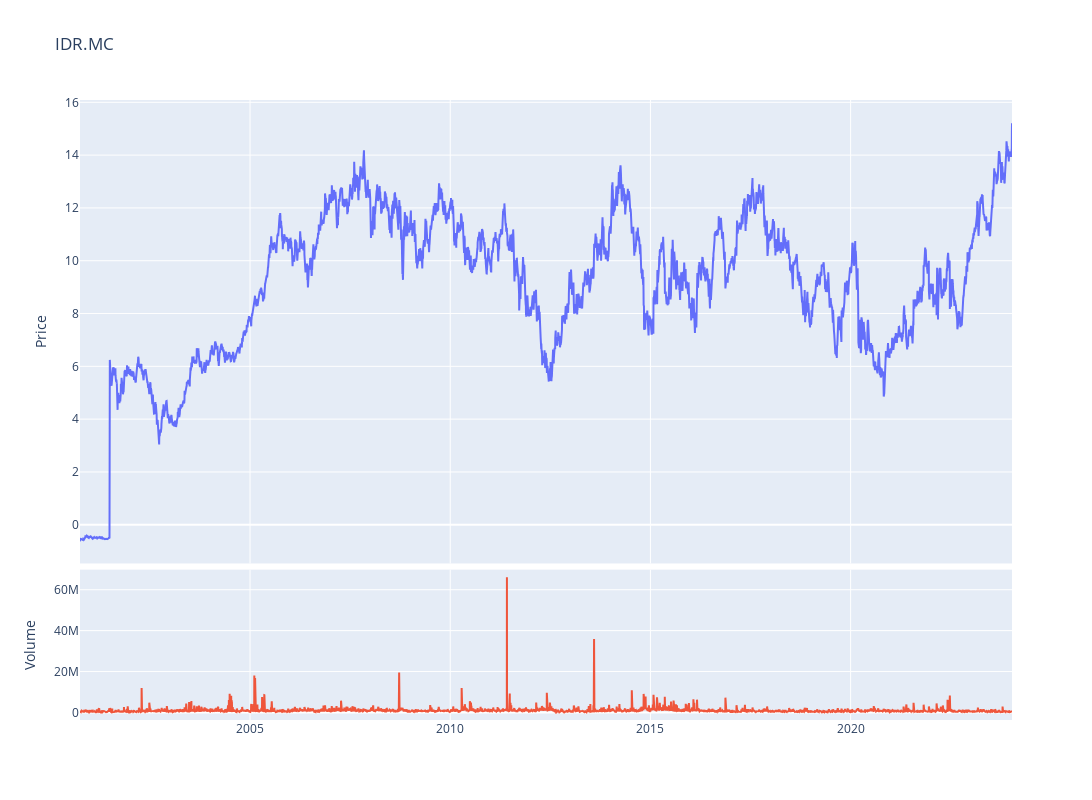

The notebook cell this image was saved under:
### Code cell
fig = make_subplots(rows=4, cols=1,shared_xaxes=True,vertical_spacing=0.01,specs=[[{'rowspan':3,'colspan':1}],[None],[None],[{'rowspan':1,'colspan':1}]])

# Graph (1,1)
fig.add_trace(go.Scatter(x=stock_ibex.index,y=stock_ibex['Adj Close'],mode="lines",name='IBEX35'),row=1, col=1)
# Update xaxis properties
fig.update_yaxes(title_text="Price", row=1, col=1)

# Graph (4,1)
fig.add_trace(go.Scatter(x=stock_ibex.index,y=stock_ibex['Volume'],mode="lines",name='Volume'),row=4, col=1)
fig.update_yaxes(title_text="Volume", row=4, col=1)

fig.update_layout(height=800, width=1300,showlegend=False,title=f"{ticker}")

fig.show()

### Figure 1 — Plotly figure (JSON) as saved in the notebook; plotly's stock layout.template omitted (floating-point values rounded to 4 significant figures; data arrays with more than 128 entries replaced by an {"elided": "..."} marker saying what was removed)
{"data": [{"mode": "lines", "name": "IBEX35", "type": "scatter", "x": {"elided": "5935 str values"}, "xaxis": "x", "y": {"elided": "5935 float values"}, "yaxis": "y"}, {"mode": "lines", "name": "Volume", "type": "scatter", "x": {"elided": "5935 str values"}, "xaxis": "x2", "y": {"elided": "5935 int values"}, "yaxis": "y2"}], "layout": {"height": 800, "showlegend": false, "title": {"text": "IDR.MC"}, "width": 1300, "xaxis": {"anchor": "y", "domain": [0, 1], "matches": "x2", "showticklabels": false}, "xaxis2": {"anchor": "y2", "domain": [0, 1]}, "yaxis": {"anchor": "x", "domain": [0.2525, 1], "title": {"text": "Price"}}, "yaxis2": {"anchor": "x2", "domain": [0, 0.2425], "title": {"text": "Volume"}}}}
